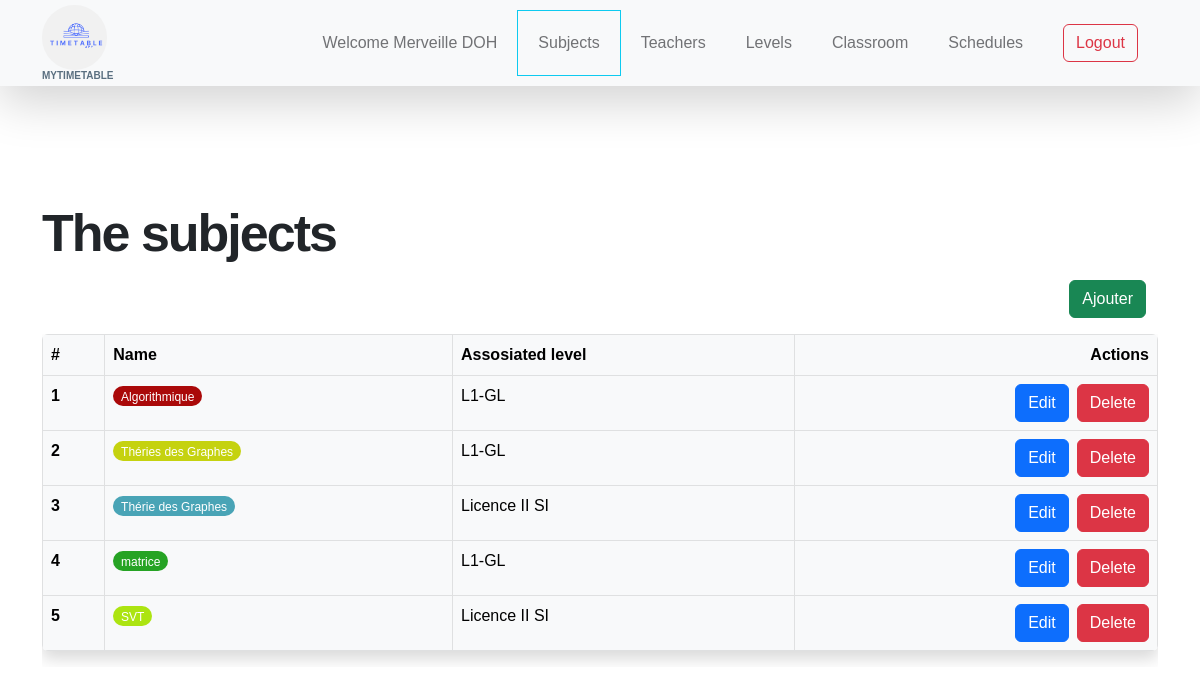
Page /subjects (signed in) on the committed database.
### authentification/models.py (models this page shows, shortened)
class MyUser(AbstractBaseUser, PermissionsMixin):
    email = models.EmailField(
        verbose_name="email address",
        max_length=255,
        unique=True,null=True
    )
    first_name = models.CharField(max_length=40, null=True, blank=True)
    last_name = models.CharField(max_length=40,null=True, blank=True)
    password = models.CharField(max_length=255)
    level = models.ForeignKey(
        Level, on_delete=models.CASCADE, null=True, blank=True)
    is_active = models.BooleanField(default=True)
    is_staff = models.BooleanField(default=False)
    is_teacher = models.BooleanField(default=False)
    objects = MyUserManager()
    USERNAME_FIELD = 'email'
    groups = models.ManyToManyField(Group, related_name='myuser_groups', blank=True)
    user_permissions = models.ManyToManyField(Permission, related_name='myuser_permissions', blank=True)

class Level(models.Model):
    label = models.CharField(max_length=50, null=True)
    capacity = models.IntegerField(null=True, blank=True)

### acceuil/models.py (models this page shows, shortened)
class Subject(models.Model):
    label = models.CharField(max_length=100)
    bgColor = models.CharField(default='#FF0000', null=True, blank=True, max_length=100)
    level = models.ForeignKey(Level, on_delete=models.CASCADE, null=True)

### acceuil/views.py (the view)
    def check_user(request, *args, **kwargs):
        if not request.user.is_authenticated or (not request.user.is_superuser):
            return redirect('timetables.students')
        return view_func(request, *args, **kwargs)

### acceuil/views.py (called while the page is built, shortened)
def superuser_required(view_func):
    def check_user(request, *args, **kwargs):
        if not request.user.is_authenticated or (not request.user.is_superuser):
            return redirect('timetables.students')
        return view_func(request, *args, **kwargs)
    return check_user

@login_required
@superuser_required
def subject(request):
    error, success = None, None
    levels = Level.objects.all()
    context = {
        'subjects': Subject.objects.all(),
        'levels': levels,
        'error': error,
        'success': success,
    }
    return render(request, 'acceuil/subject.html', context)

### template/acceuil/subject.html (shortened to what this page needs)
{% extends 'base/base.html' %}
{% block 'main' %}
<div class="my-3">
    <h1 class="">The subjects</h1>
</div>
<div class="container-fluid my-3">
    <div class="d-flex justify-content-end">
        <button class="btn btn-success" data-bs-toggle="modal" data-bs-target="#addObject">Ajouter</button>
    </div>
</div>
<div>
    <div class="table-responsive">
        <table class="table table-stiped table-bordered table-hover table-light rounded shadow overflow-hidden">
            <thead>
                <tr>
                    <th>#</th>
                    <th>Name</th>
                    <th>Assosiated level</th>
                    <th class="text-end">Actions</th>
                </tr>
            </thead>
            <tbody>
                {% for s in subjects %}
                <tr>
                    <td>
                        <div class="fw-bold">
                            {{ forloop.counter }}
                        </div>
                    </td>
                    <td>
                        <div class="badge" style="background-color: {{ s.bgColor }};">
                            {{ s.label }}
                        </div>
                    </td>
                    <td> {{ s.level.label }} </td>
                    <td>
                        <div class="d-flex justify-content-end">
                            <button class="btn btn-primary" data-bs-toggle="modal"
                                data-bs-target="#editObject{{ s.id }}">Edit</button>
                            <button class="btn btn-danger ms-2" data-bs-toggle="modal"
                                data-bs-target="#delObject{{ s.id }}">Delete</button>
                        </div>
                    </td>
                </tr>
                {% endfor %}
            </tbody>
        </table>
    </div>
</div>
{% endblock %}

### template/base/base.html (shortened to what this page needs)
{% load static %}
<!DOCTYPE html>
<html>
<head>
    <link rel="stylesheet" href="{% static 'css/style.css' %}">
    <link rel="stylesheet" href="{% static 'vendor/bootstrap/css/bootstrap.min.css' %}">
    <link rel="stylesheet" href="{% static 'vendor/bootstrap-icons.css' %}">
    <link rel="stylesheet" href="{% static 'vendor/templatemo-kind-heart-charity.css' %}">
</head>
<body class="statut">
    <header>
        {% include 'base/header.html' %}
    </header>
    <section class="section-padding" id="section_3">
        <div class="container">
            {% block 'main' %}
            {% endblock %}
        </div>
    </section>
</body>
</html>

### template/base/header.html (shortened to what this page needs)
{% load static %}
<nav class="navbar navbar-expand-lg bg-light shadow-lg">
    <div class="container">
        <a class="navbar-brand" href="{% url 'home' %}">
            <span>
                <img src="{% static 'img/timetable.png' %}" alt="" style="height: 65px; border-radius: 50px;">
                <small>myTimeTable</small> </span>
        </a>
        <div class="collapse navbar-collapse" id="navbarNav">
            <ul class="navbar-nav ms-auto">
                {% if user.is_authenticated %}
                <li class="nav-item align-self-center c-url" data-url="{% url 'profile' %}">
                    <a href="{% url 'profile' %}" class="nav-link click-scroll align-self-center">
                        Welcome {{ user.first_name }} {{ user.last_name }}</a>
                </li>
                {% if user.is_superuser %}
                <li class="nav-item align-self-center c-url" data-url="{% url 'subject' %}">
                    <a class="nav-link click-scroll" href="{% url 'subject' %}">Subjects</a>
                </li>
                <li class="nav-item align-self-center c-url" data-url="{% url 'teacher' %}">
                    <a class="nav-link click-scroll" href="{% url 'teacher' %}">Teachers</a>
                </li>
                <li class="nav-item align-self-center c-url" data-url="{% url 'level' %}">
                    <a class="nav-link click-scroll" href="{% url 'level' %}">Levels</a>
                </li>
                <li class="nav-item align-self-center c-url" data-url="{% url 'classroom' %}">
                    <a class="nav-link click-scroll" href="{% url 'classroom' %}">Classroom</a>
                </li>
                <li class="nav-item align-self-center c-url" data-url="{% url 'timetable' 99999999999 %}">
                    <a class="nav-link click-scroll" href="{% url 'timetable' 99999999999 %}">Schedules</a>
                </li>
                {% else %}
                <li class="nav-item align-self-center c-url" data-url="{% url 'timetables.students' %}">
                    <a class="nav-link click-scroll" href="{% url 'timetables.students' %}">Your Schedules</a>
                </li>
                {% endif %}
                <li class="nav-item align-self-center">
                    <span class="nav-link click-scroll" href="{% url 'logout' %}">
                        <a class="btn btn-outline-danger" href="{% url 'logout' %}">Logout</a>
                    </span>
                </li>
                {% endif %}
            </ul>
        </div>
    </div>
</nav>

### static/css/style.css (style rules this page uses)
html, body { overflow-x: hidden!important; }
.statut { background-image: url('../img/calendar-with-pencil-monstera-leaf.jpg' ); background-size: cover; }
th { vertical-align: middle!important; }

### rows in the picture
MyUser: first_name "Merveille", last_name "DOH"
Subject: label "Algorithmique", level.label "L1-GL"
Subject: label "Théries des Graphes", level.label "L1-GL"
Subject: label "Thérie des Graphes", level.label "Licence II SI"
Subject: label "matrice", level.label "L1-GL"
Subject: label "SVT", level.label "Licence II SI"
